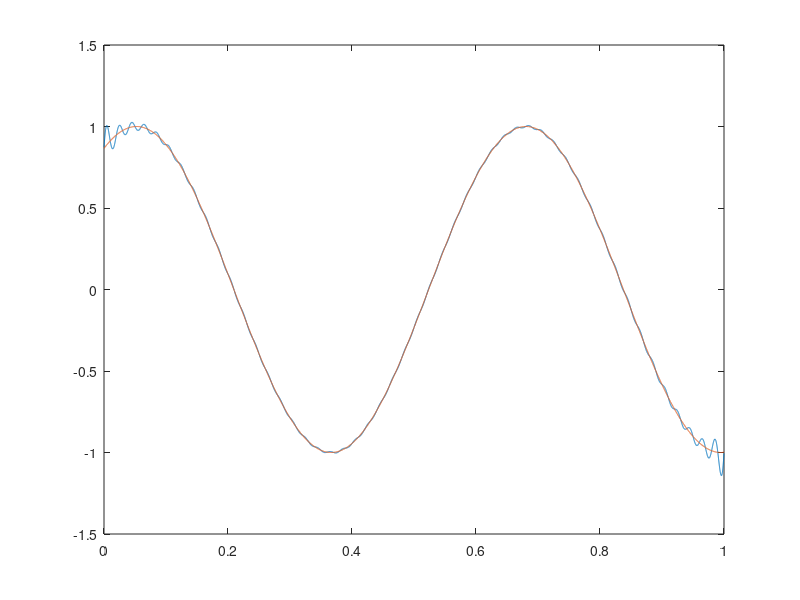

Source code (MATLAB):
F = 10;
Fd = 10*F;
Td = 1/Fd;
t = 0:Td:(10/F);


dis = zeros(length(t),1);
for i = 1:length(t)
    dis(i) = sin(F*t(i) + pi/3);
end



res_t = 0:0.0001:(10/F);
res_u = zeros(length(res_t),1);
for i = 1:length(res_t)
    for k = 1:length(dis)
		res_u(i) = res_u(i) + dis(k) * sin(pi*(res_t(i)/Td - k + 1))/(pi*(res_t(i)/Td - k + 1));
    end
end

source = zeros(length(res_t),1);
for i = 1:length(res_t)
    source(i) = sin(F*res_t(i) + pi/3);
end
plot(res_t, res_u);
hold on;
plot(res_t, source);